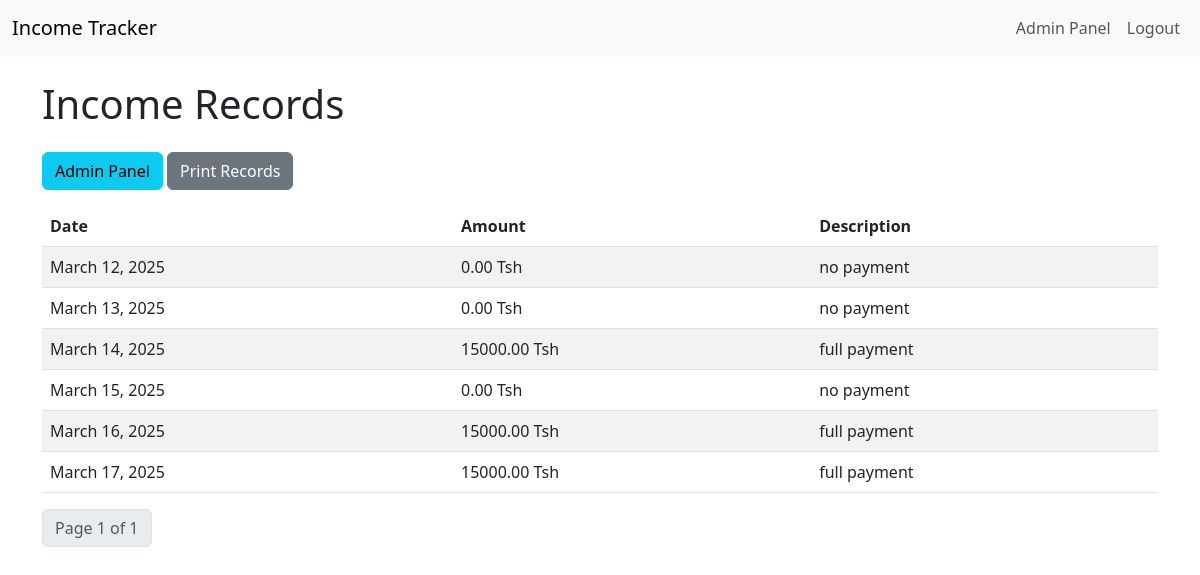
The app's page / (signed in) with its own data.
### income/models.py (models this page shows, shortened)
class Income(models.Model):
    date = models.DateField()
    amount = models.DecimalField(max_digits=10, decimal_places=2)
    description = models.CharField(max_length=255)

### income/views.py (the view)
# urls.py: path('', views.index, name='index'),  # Home page
@login_required
def index(request):
    incomes_list = Income.objects.all().order_by('date')
    paginator = Paginator(incomes_list, 10)  # Show 10 records per page
    page_number = request.GET.get('page')
    incomes = paginator.get_page(page_number)
    return render(request, 'income/index.html', {'incomes': incomes})

### income/templates/income/index.html (shortened to what this page needs)
{% extends 'income/base.html' %}
{% block content %}
<h1 class="mb-4">Income Records</h1>
{% if user.is_staff or user.is_superuser %}
    <a href="{% url 'admin:index' %}" class="btn btn-info mb-3">Admin Panel</a>
{% endif %}
<button onclick="printRecords()" class="btn btn-secondary mb-3">Print Records</button>
<table class="table table-striped" id="income-table">
    <thead>
        <tr>
            <th>Date</th>
            <th>Amount</th>
            <th>Description</th>
        </tr>
    </thead>
    <tbody>
        {% for income in incomes %}
        <tr>
            <td>{{ income.date }}</td>
            <td>{{ income.amount }} Tsh </td>
            <td>{{ income.description }}</td>
        </tr>
        {% endfor %}
    </tbody>
</table>
<nav aria-label="Page navigation">
    <ul class="pagination">
        <li class="page-item disabled">
            <span class="page-link">Page {{ incomes.number }} of {{ incomes.paginator.num_pages }}</span>
        </li>
    </ul>
</nav>
{% endblock %}

### income/templates/income/base.html (shortened to what this page needs)
<!DOCTYPE html>
<html lang="en">
<head>
    <link href="https://cdn.jsdelivr.net/npm/bootstrap@5.3.0/dist/css/bootstrap.min.css" rel="stylesheet">
</head>
<body>
    <nav class="navbar navbar-expand-lg navbar-light bg-light">
        <div class="container-fluid">
            <a class="navbar-brand" href="{% url 'index' %}">Income Tracker</a>
            <div class="navbar-nav">
                {% if user.is_staff or user.is_superuser %}
                    <a class="nav-link" href="{% url 'admin:index' %}">Admin Panel</a>
                {% endif %}
                {% if user.is_authenticated %}
                    <a class="nav-link" href="{% url 'logout' %}">Logout</a>
                {% else %}
                    <a class="nav-link" href="{% url 'login' %}">Login</a>
                {% endif %}
            </div>
        </div>
    </nav>
    <div class="container mt-4">
        {% block content %}
        {% endblock %}
    </div>
</body>
</html>

### records on screen
Income: date "March 12, 2025", amount "0.00", description "no payment"
Income: date "March 13, 2025", amount "0.00", description "no payment"
Income: date "March 14, 2025", amount "15000.00", description "full payment"
Income: date "March 15, 2025", amount "0.00", description "no payment"
Income: date "March 16, 2025", amount "15000.00", description "full payment"
Income: date "March 17, 2025", amount "15000.00", description "full payment"

### other values on screen
{{ incomes.number }} "1"
{{ incomes.paginator.num_pages }} "1"
